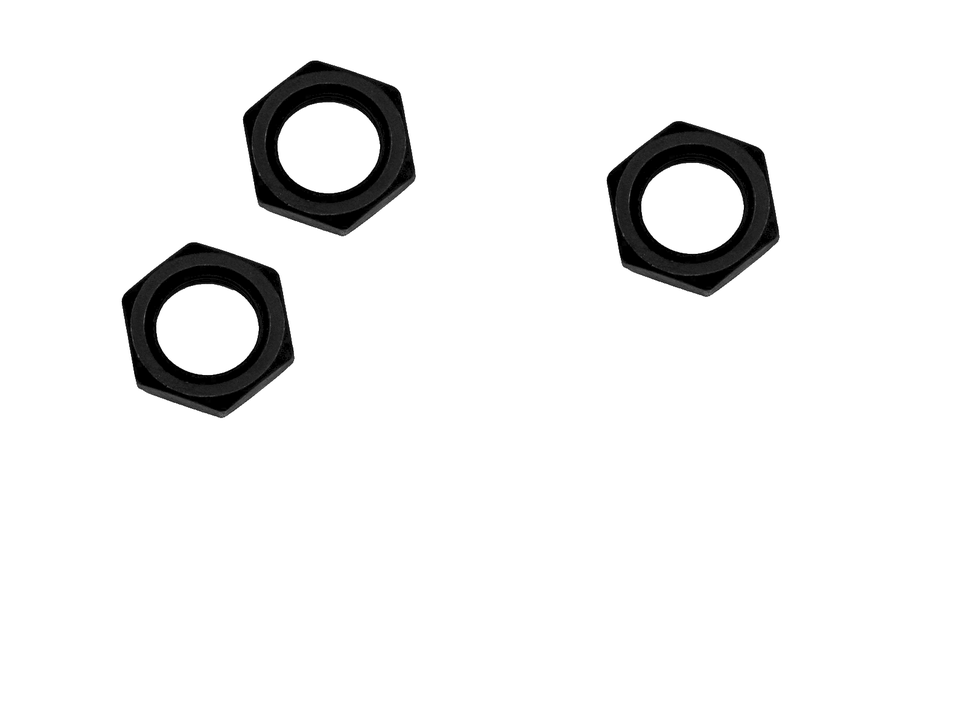
#> input picture Project Proposal/figures/belt.png, 970 x 727 px, shrunk from 1600 x 1200 before the run, found by its file name
$ jupyter execute utilities.ipynb   (shell and % lines are left out)
#> lines starting #> are read from the running program, lines starting #| are printed output that depends on the picture; after the words box and inside, x2 and y2 are one past the last pixel; in counts of white or black regions, pixels touching at a corner belong together
[cell 1]
import cv2 as cv
import numpy as np
import matplotlib.pyplot as plt
# magic commands

[cell 2]
belt_im =  cv.imread(r'belt.png', cv.IMREAD_GRAYSCALE)
#> belt_im is the input picture: shape (727, 970); min 0, max 255, mean 240.3
th_b, img_b = cv.threshold(belt_im,0,255,cv.THRESH_BINARY_INV+cv.THRESH_OTSU)
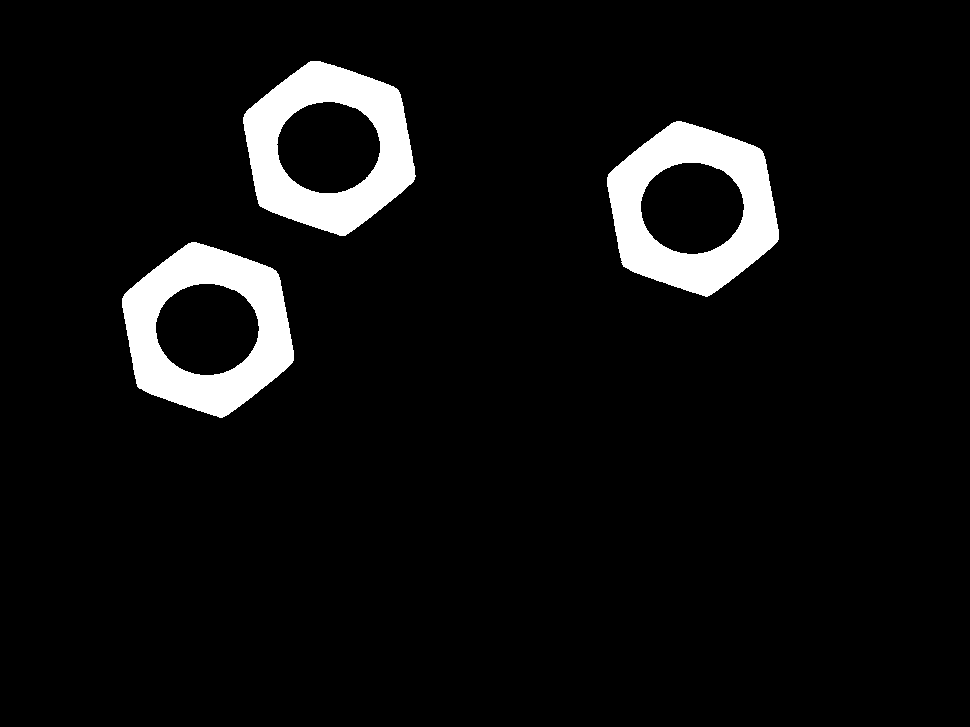
#> img_b: shape (727, 970); 6.3% white; 3 white regions, box (x1, y1, x2, y2) and area: (243, 61, 416, 236) 14838, (607, 121, 779, 297) 14828, (122, 242, 294, 418) 14822
#> th_b = 139
# 3x3 matrix with all ones, with uint8 dtype
kernel = cv.getStructuringElement(cv.MORPH_RECT, (3,3))
closing_b = cv.morphologyEx(img_b, cv.MORPH_CLOSE, kernel) # Dilation followed by Erosion
#> closing_b: shape (727, 970); 6.3% white; 3 white regions, box (x1, y1, x2, y2) and area: (243, 61, 416, 236) 14839, (607, 121, 779, 297) 14829, (122, 242, 294, 418) 14822
retval_b, labels_b, stats_b, centroids_b = cv.connectedComponentsWithStats(closing_b)
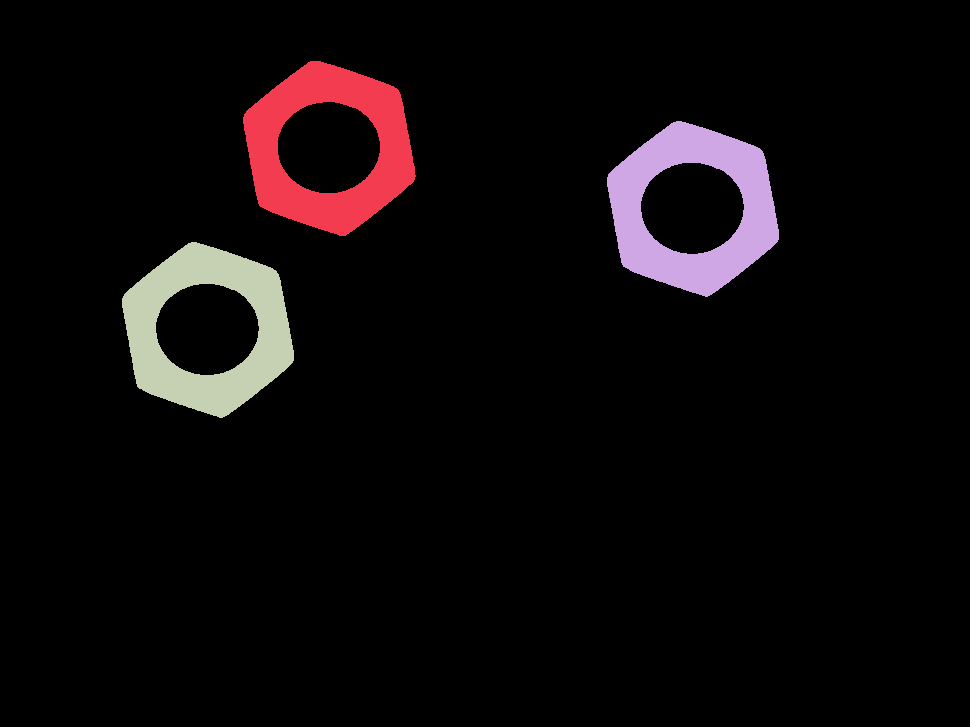
#> labels_b: shape (727, 970) int32; 4 distinct labels, from 0 to 3; one colour per label, 0 black
#> retval_b = 4; stats_b = [[0, 0, 970, 727, 660700], [243, 61, 173, 175, 14839], [607, 121, 172, 176, 14829], [122, 242, 172, 176, 14822]]; centroids_b = [[489.5, 372.1], [328.8, 147.5], [692.6, 208.1], [207.6, 329.2]]
label = 1 # remember that the label of the background is 0
belt = ((labels_b >= label)*1).astype('uint8')
#> belt: shape (727, 970); values 0 (black) and 1 (white), 6.3% white; 3 white regions
plt.imshow(belt, cmap ='gray'),plt.show()
belt_cont,_ = cv.findContours(belt, cv.RETR_EXTERNAL, cv.CHAIN_APPROX_SIMPLE)
#> belt_cont = 3 contours; box (x1, y1, x2, y2) and area: (243, 61, 416, 236) 21916, (122, 242, 294, 418) 21904, (607, 121, 779, 297) 21904

$ run again, with Project Proposal/figures/template.png copied over Project Proposal/figures/belt.png
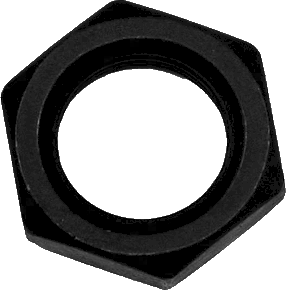
#> input picture Project Proposal/figures/template.png, 286 x 290 px, found by its file name
#> belt_im is the input picture: shape (290, 286); min 0, max 255, mean 141.4
#> `th_b, img_b = cv.threshold(belt_im,0,255,cv.THRESH_BINARY_INV+cv.THRES..`:
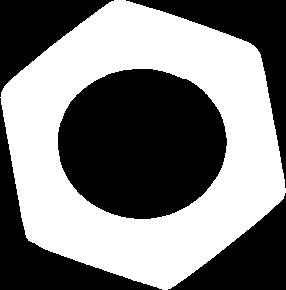
#> img_b: shape (290, 286); 49% white; 1 white region, box (x1, y1, x2, y2) and area: (0, 0, 286, 290) 40613
#> th_b = 138
#> closing_b: shape (290, 286); 49% white; 1 white region, box (x1, y1, x2, y2) and area: (0, 0, 286, 290) 40650
#> retval_b = 2; stats_b = [[0, 0, 286, 290, 42290], [0, 0, 286, 290, 40650]]; centroids_b = [[142.2, 145.2], [142.8, 143.8]]
#> belt: shape (290, 286); values 0 (black) and 1 (white), 49% white; 1 white region
#> belt_cont = 1 contour; box (x1, y1, x2, y2) and area: (0, 0, 286, 290) 60092
